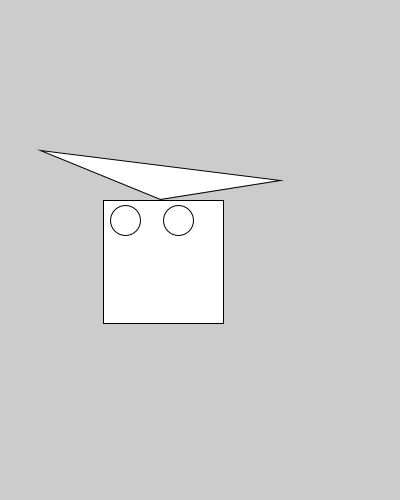
Frame 1 (no input)
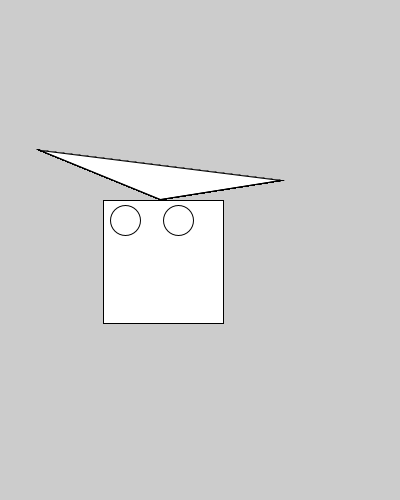
Frame 60 (the mouse pressed at the canvas centre just before this capture)
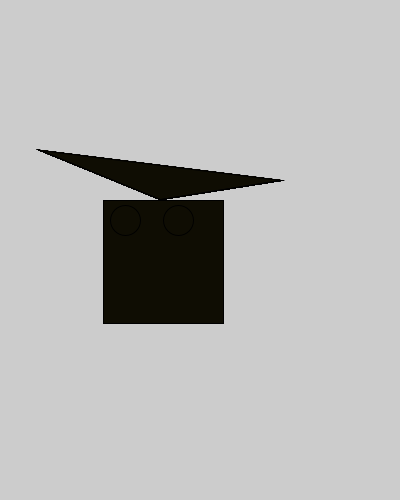
Frame 120 (the mouse held since frame 60 and released just before this capture)

The Processing sketch that drew these frames (run headless with seeded random() and noise(); from frame 60 on, the mouse is pressed at the canvas centre):

// Processing sketch: SS2_Weirdhouse
// ── SS2_Weirdhouse.pde
// Johnathan Mahones
// Random Color House
// press "a" and "p" keys and mouse buttons to change colors

float r = random(0, 255);
float g = random(0, 255);
float b = random(0, 255);

void setup () {
  size(400,500);
}


void draw () {
    rect(103, 200, 120, 123);
    rect(103, 200, 120, 123);
    triangle(40, 150, 280, 180, 160, 199);
    ellipse(125, 220, 30, 30);
    ellipse(178, 220, 30, 30);
}

void mousePressed() {
    if (mousePressed = true){
    fill (random(r), random(g), random(b));
    rect(103, 200, 120, 123);
  } else {
    fill(random(r), random(g), random(b));
    rect(103, 200, 120, 123);
  }

  if (mousePressed = true) {
    fill(random(r), random(g), random(b));
    triangle(40, 150, 280, 180, 160, 199);
  } else {
  fill(random(r), random(g), random(b));
  triangle(40, 150, 280, 180, 160, 199);
  }

  if (mousePressed = true){
    fill (random(r), random(g), random(b));
    ellipse(125, 220, 30, 30);
    ellipse(178, 220, 30, 30);
  } else {  
  fill(random(r), random(g), random(b));
  ellipse(125, 220, 30, 30);
  ellipse(178, 220, 30, 30);
  }
}

void keyPressed() {
  if (key == 'P' | key == 'p') {
    fill(random(r), random(g), random(b));
    ellipse(275, 250, 140, 140);
  } else if (key == 'A' | key == 'a') {
    fill(random(r, 255), random(g, 255), random(b,255));
    ellipse (275, 250, 140, 140);
  } else {
  fill(r, g, b);
  ellipse(145, 246, 50, 100);
  }
}
